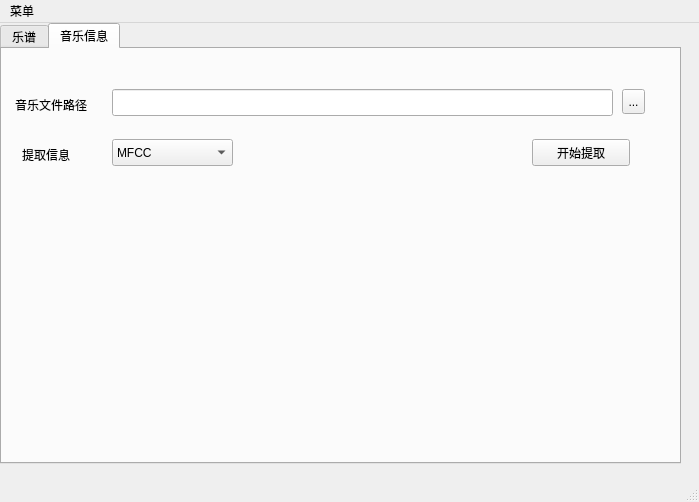
<?xml version="1.0" encoding="UTF-8"?>
<ui version="4.0">
 <class>MainWindow</class>
 <widget class="QMainWindow" name="MainWindow">
  <property name="geometry">
   <rect>
    <x>0</x>
    <y>0</y>
    <width>699</width>
    <height>502</height>
   </rect>
  </property>
  <property name="minimumSize">
   <size>
    <width>699</width>
    <height>502</height>
   </size>
  </property>
  <property name="maximumSize">
   <size>
    <width>699</width>
    <height>502</height>
   </size>
  </property>
  <property name="windowTitle">
   <string>民族音乐信息提取系统</string>
  </property>
  <widget class="QWidget" name="centralwidget">
   <widget class="QTabWidget" name="tabWidget">
    <property name="geometry">
     <rect>
      <x>0</x>
      <y>0</y>
      <width>681</width>
      <height>441</height>
     </rect>
    </property>
    <property name="currentIndex">
     <number>1</number>
    </property>
    <widget class="QWidget" name="sheet">
     <attribute name="title">
      <string>乐谱</string>
     </attribute>
     <widget class="QTextBrowser" name="music_info">
      <property name="geometry">
       <rect>
        <x>10</x>
        <y>161</y>
        <width>661</width>
        <height>231</height>
       </rect>
      </property>
     </widget>
     <widget class="QLineEdit" name="music_location_in_sheet">
      <property name="geometry">
       <rect>
        <x>110</x>
        <y>20</y>
        <width>501</width>
        <height>27</height>
       </rect>
      </property>
     </widget>
     <widget class="QLabel" name="label">
      <property name="geometry">
       <rect>
        <x>13</x>
        <y>20</y>
        <width>91</width>
        <height>31</height>
       </rect>
      </property>
      <property name="text">
       <string>音乐文件路径</string>
      </property>
     </widget>
     <widget class="QToolButton" name="selected_meusic_in_sheet">
      <property name="geometry">
       <rect>
        <x>620</x>
        <y>20</y>
        <width>23</width>
        <height>25</height>
       </rect>
      </property>
      <property name="text">
       <string>...</string>
      </property>
     </widget>
     <widget class="QPushButton" name="startButtonInSheet">
      <property name="geometry">
       <rect>
        <x>540</x>
        <y>70</y>
        <width>98</width>
        <height>27</height>
       </rect>
      </property>
      <property name="text">
       <string>开始提取</string>
      </property>
     </widget>
     <widget class="QLabel" name="label_4">
      <property name="geometry">
       <rect>
        <x>10</x>
        <y>120</y>
        <width>91</width>
        <height>31</height>
       </rect>
      </property>
      <property name="text">
       <string>提取信息展示</string>
      </property>
     </widget>
    </widget>
    <widget class="QWidget" name="info">
     <attribute name="title">
      <string>音乐信息</string>
     </attribute>
     <widget class="QLineEdit" name="music_location_in_musicinfo">
      <property name="geometry">
       <rect>
        <x>110</x>
        <y>40</y>
        <width>501</width>
        <height>27</height>
       </rect>
      </property>
     </widget>
     <widget class="QToolButton" name="selected_music_in_musicinfo">
      <property name="geometry">
       <rect>
        <x>620</x>
        <y>40</y>
        <width>23</width>
        <height>25</height>
       </rect>
      </property>
      <property name="text">
       <string>...</string>
      </property>
     </widget>
     <widget class="QLabel" name="label_2">
      <property name="geometry">
       <rect>
        <x>13</x>
        <y>40</y>
        <width>91</width>
        <height>31</height>
       </rect>
      </property>
      <property name="text">
       <string>音乐文件路径</string>
      </property>
     </widget>
     <widget class="QComboBox" name="featureComboBox">
      <property name="geometry">
       <rect>
        <x>110</x>
        <y>90</y>
        <width>121</width>
        <height>27</height>
       </rect>
      </property>
      <item>
       <property name="text">
        <string>MFCC</string>
       </property>
      </item>
      <item>
       <property name="text">
        <string>MFCC_D1</string>
       </property>
      </item>
      <item>
       <property name="text">
        <string>Sharpness</string>
       </property>
      </item>
      <item>
       <property name="text">
        <string>ZCR</string>
       </property>
      </item>
      <item>
       <property name="text">
        <string>Energy</string>
       </property>
      </item>
      <item>
       <property name="text">
        <string>SpectralRolloff</string>
       </property>
      </item>
      <item>
       <property name="text">
        <string>spectralFlatness</string>
       </property>
      </item>
     </widget>
     <widget class="QPushButton" name="startButtonInMusicInfo">
      <property name="geometry">
       <rect>
        <x>530</x>
        <y>90</y>
        <width>98</width>
        <height>27</height>
       </rect>
      </property>
      <property name="text">
       <string>开始提取</string>
      </property>
     </widget>
     <widget class="QLabel" name="label_3">
      <property name="geometry">
       <rect>
        <x>20</x>
        <y>90</y>
        <width>91</width>
        <height>31</height>
       </rect>
      </property>
      <property name="text">
       <string>提取信息</string>
      </property>
     </widget>
    </widget>
   </widget>
  </widget>
  <widget class="QMenuBar" name="menubar">
   <property name="geometry">
    <rect>
     <x>0</x>
     <y>0</y>
     <width>699</width>
     <height>26</height>
    </rect>
   </property>
   <widget class="QMenu" name="menu">
    <property name="title">
     <string>菜单</string>
    </property>
    <addaction name="exit"/>
   </widget>
   <addaction name="menu"/>
  </widget>
  <widget class="QStatusBar" name="statusbar"/>
  <action name="exit">
   <property name="text">
    <string>退出</string>
   </property>
  </action>
 </widget>
 <resources/>
 <connections/>
</ui>
